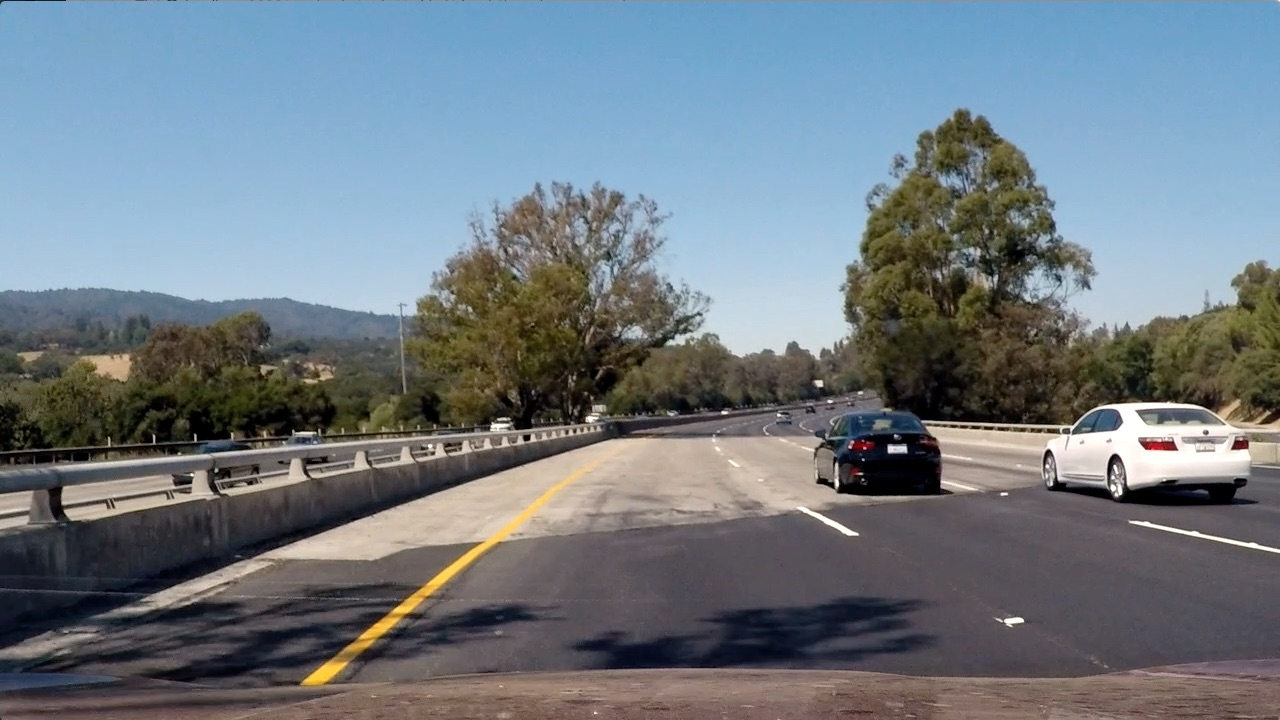
#> input picture test_images/test4.jpg, 1280 x 720 px
$ jupyter execute main.ipynb   (shell and % lines are left out)
#> lines starting #> are read from the running program, lines starting #| are printed output that depends on the picture
### Lane Line Detection

In this project I created a software pipeline in Python to detect lane lines in images and effectively a video stre

[cell 1]
import numpy as np
import cv2
import matplotlib.pyplot as plt
import matplotlib.image as mpimg
import glob # Library to read in files with a consistent filename

[cell 2]
# Read in a calibration image
test_img = mpimg.imread('./test_images/test4.jpg')
#> test_img is the input picture: shape (720, 1280, 3); mean R, G, B 112.2, 122.7, 130.9
plt.imshow(test_img)

[cell 3]
# %matplotlib qt

cal_images = glob.glob('camera_cal/calibration*.jpg')

# Prepare object points like (0,0,0), (1, 0, 0), (2, 0, 0), ...., (8, 5, 0)
objp = np.zeros((6*9, 3), np.float32) # Initialize all to 0

# Use numpy's mgrid function to generate points https://docs.scipy.org/doc/numpy-1.13.0/reference/generated/numpy.mgrid.html
objp[:, :2] = np.mgrid[0:9, 0:6].T.reshape(-1, 2) # x, y coordinates only

def load_points(images):
    # Arrays to store object points and image points from all the images

    objpoints = [] # 3D points in real world space
    imgpoints = [] # 2D points in image space
    for fname in images:
        # Read in image
        img = mpimg.imread(fname)
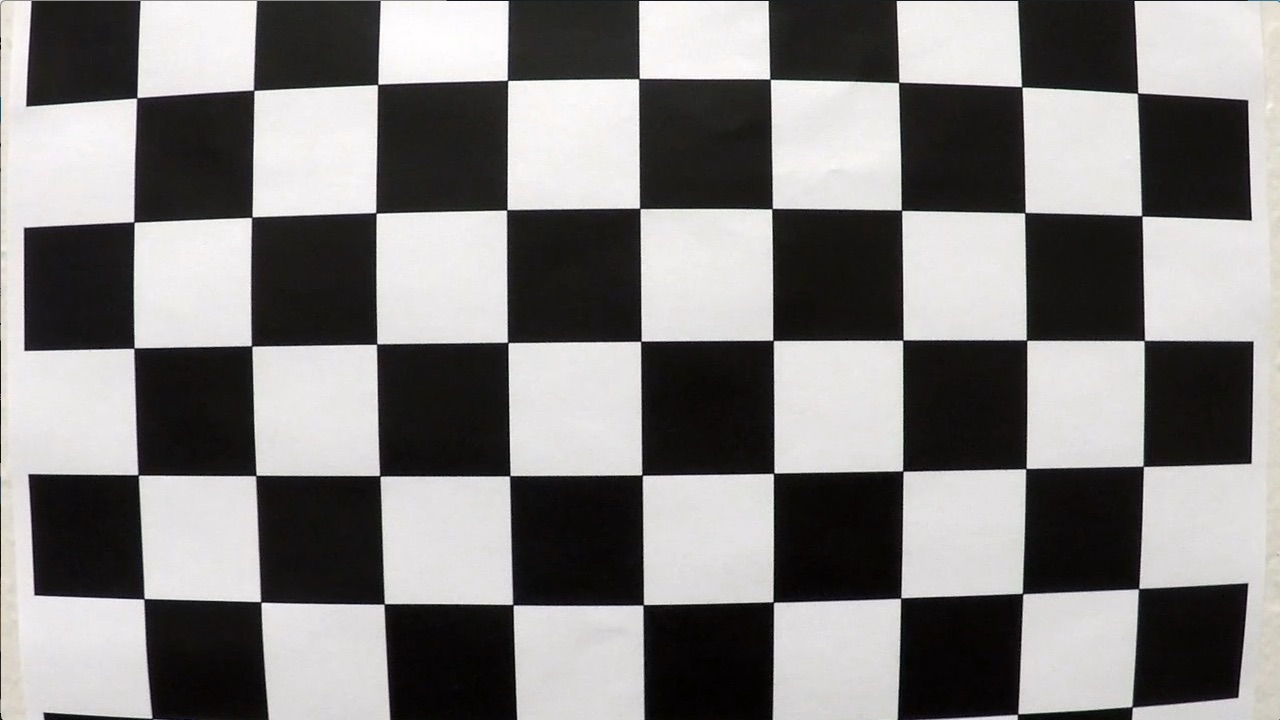
#> input picture camera_cal/calibration1.jpg, 1280 x 720 px
#> img is the input picture: shape (720, 1280, 3); mean R, G, B 130.1, 128.4, 127.8

        # Convert image to grayscale
        gray = cv2.cvtColor(img, cv2.COLOR_RGB2GRAY)
        # Find the chessboard corners
        ret, corners = cv2.findChessboardCorners(gray, (9,6), None)
#> ret = False; corners = None

        if ret == True:
            imgpoints.append(corners)
            objpoints.append(objp)

#             cv2.drawChessboardCorners(img, (9,6), corners, ret)
#             cv2.imshow('img', img)
#             cv2.waitKey(500)
    return objpoints, imgpoints

objpoints, imgpoints = load_points(cal_images)
#> objpoints = 2 items; imgpoints = 2 items

[cell 4]
def undistort_image(img, objpoints, imgpoints):
    img_size = (img.shape[1], img.shape[0])
#> img_size = (1280, 720)

    # Calibrate the camera
    ret, camera_matrix, distortion_coefficients, rotation_vectors, translation_vectors = \
        cv2.calibrateCamera(objpoints, imgpoints, img_size, None, None)
#> ret = 0.644; camera_matrix = [[1057.6, 0, 691.1], [0, 1058.6, 278], [0, 0, 1]]; distortion_coefficients = [[-0.322, 0.709, 0.013, 0.00946, -1.02]]; rotation_vectors = ([0.424, -0.236, 0.0488], [-0.024, 0.4, -0.0295]); translation_vectors = ([-2.48, 1.1, 17.79], [-17.95, -0.401, 29.17])

    # Undistort the image
    undistorted_img = cv2.undistort(img, camera_matrix, distortion_coefficients, None, camera_matrix)
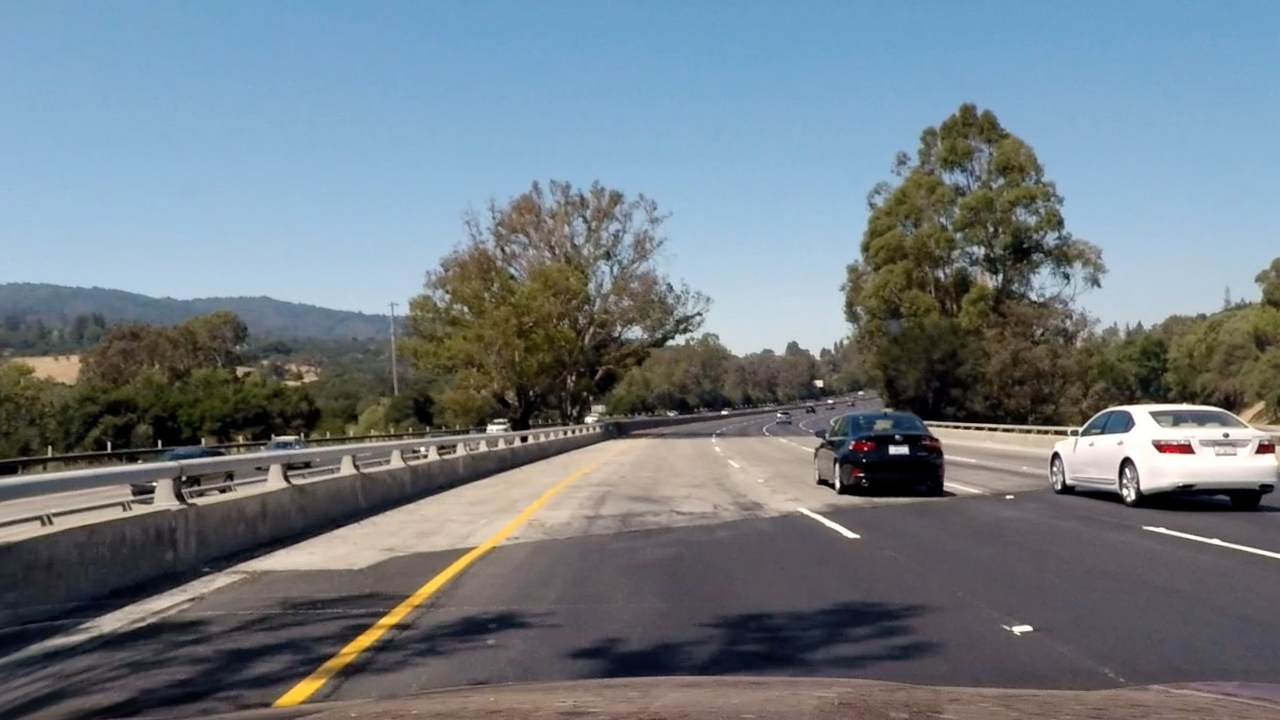
#> undistorted_img: shape (720, 1280, 3); mean R, G, B 112.8, 123.3, 131.2

    return undistorted_img

undistorted = undistort_image(test_img, objpoints, imgpoints)

[cell 5]
f, (ax1, ax2) = plt.subplots(1, 2, figsize=(24, 9))
f.tight_layout()
ax1.imshow(test_img)
ax1.set_title('Original Image', fontsize=50)
ax2.imshow(undistorted)
ax2.set_title('Undistorted Image', fontsize=50)
plt.subplots_adjust(left=0., right=1, top=0.9, bottom=0.)
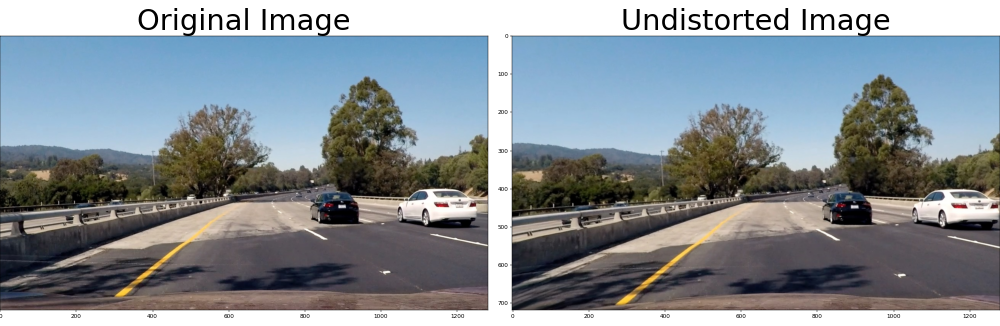
#> figure drawn by matplotlib, 2 panels

[cell 6]
# Read in a test image for perspective transform and plot points

plt.imshow(undistorted)
plt.plot(800, 520, '.') # Top right
plt.plot(1145, 690, '.') # Bottom right
plt.plot(260, 690, '.') # Bottom left
plt.plot(500, 520, '.') # Top left
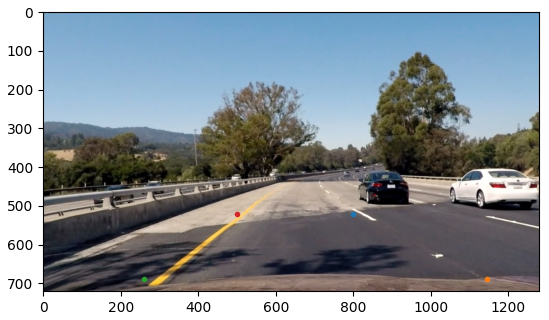
#> figure drawn by matplotlib, 1 panel

[cell 7]
def warp(img):
    img_size = (img.shape[1], img.shape[0])
#> img_size = (1280, 720)

    # Four source coordinates
    src = np.float32(
        [[800, 520],
         [1145, 690],
         [260, 690],
         [500, 520]])

    dst = np.float32(
        [[1000, 200],
         [1000, 650],
         [400, 650],
         [400, 200]])

    M = cv2.getPerspectiveTransform(src, dst) # mapping as perspective matrix

    warped = cv2.warpPerspective(img, M, img_size, flags=cv2.INTER_LINEAR)
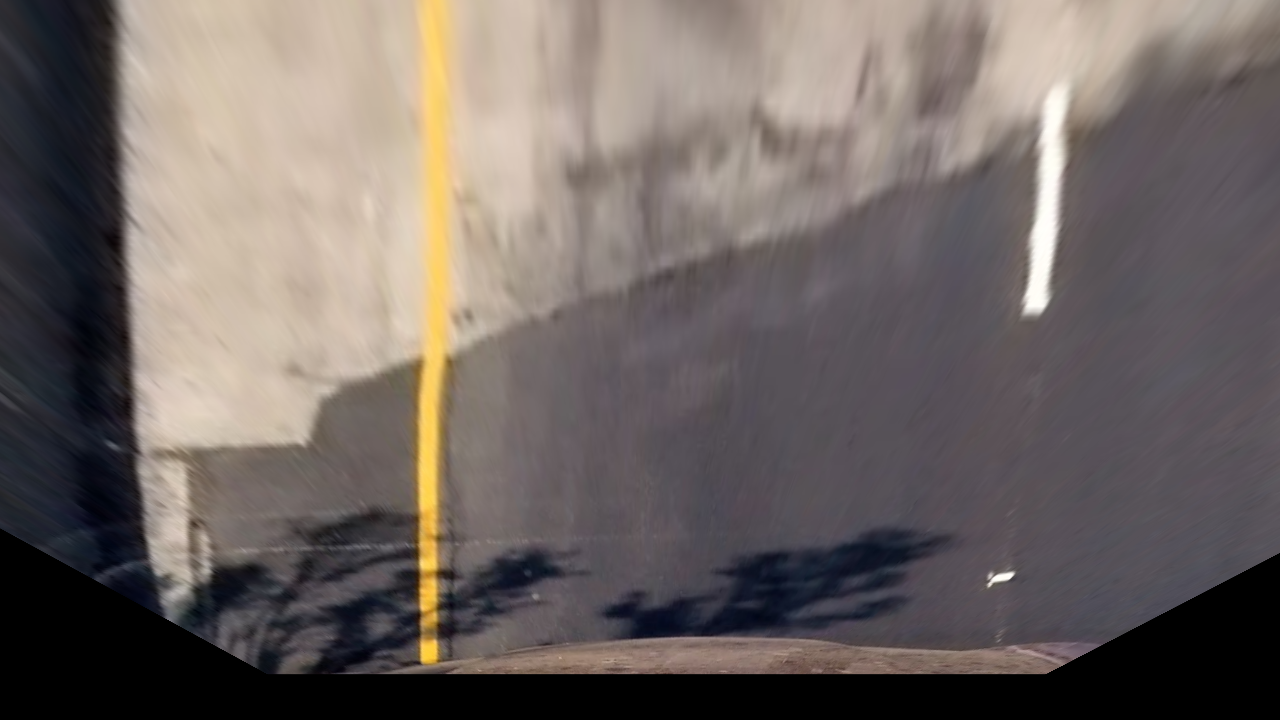
#> warped: shape (720, 1280, 3); mean R, G, B 110.8, 101.9, 98.5
    return warped

warped_img = warp(undistorted)

[cell 8]
f, (ax1, ax2) = plt.subplots(1, 2, figsize=(24, 9))
f.tight_layout()
ax1.imshow(test_img)
ax1.set_title('Original Image', fontsize=50)
ax2.imshow(warped_img)
ax2.set_title('Warped Image', fontsize=50)
plt.subplots_adjust(left=0., right=1, top=0.9, bottom=0.)
